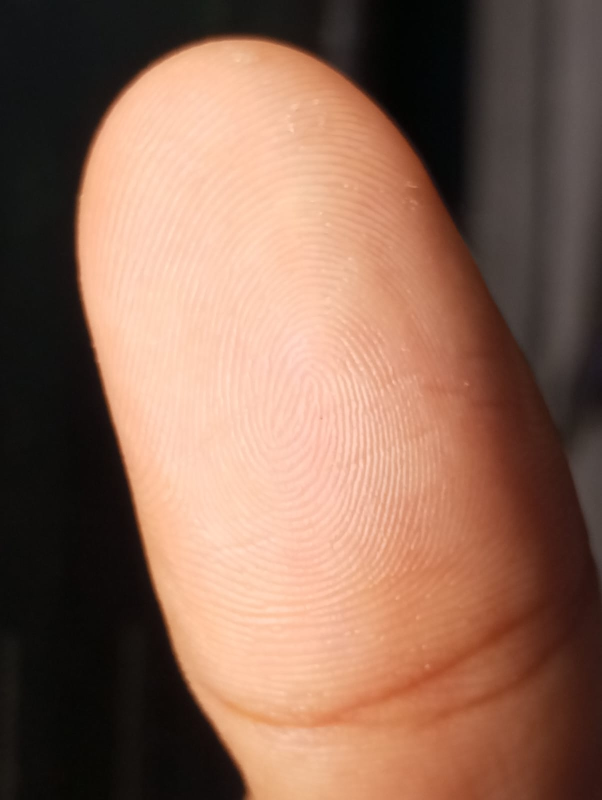
#> input picture raw_data/jafar-1.jpg, 1204 x 1600 px, found by its file name (shown at 1/2 size); its folder holds 4 pictures in this run
$ python main.py
#> lines starting #> are read from the running program, lines starting #| are printed output that depends on the picture
### src/matcher.py
import os
import cv2
from matplotlib import pyplot as plt


class FingerprintMatcher:
    def __init__(self, data_dir):
        """
        Initialize the fingerprint matcher with the directory containing raw fingerprint images.

        Args:
            data_dir (str): Directory path containing fingerprint images
        """
        self.data_dir = data_dir
        self.fingerprint_db = (
            {}
        )  # Dictionary to store processed fingerprints and their keypoints/descriptors

        # Initialize SIFT detector
        self.sift = cv2.SIFT_create()

        # FLANN parameters for fast matching
        FLANN_INDEX_KDTREE = 1
        index_params = dict(algorithm=FLANN_INDEX_KDTREE, trees=5)
        search_params = dict(checks=50)
        self.flann = cv2.FlannBasedMatcher(index_params, search_params)

        # Load fingerprint database
        self.load_fingerprints()

    def load_fingerprints(self):
        """Load all fingerprint images from the data directory and extract SIFT features."""
        if not os.path.exists(self.data_dir):
            raise FileNotFoundError(f"Directory not found: {self.data_dir}")

        print(f"Loading fingerprints from {self.data_dir}")
        for filename in os.listdir(self.data_dir):
            if filename.endswith((".png", ".jpg", ".jpeg", ".bmp")):
                filepath = os.path.join(self.data_dir, filename)
                print(f"Processing {filename}")

                # Use filename without extension as the person's identifier
                person_id = os.path.splitext(filename)[0]

                # Process the fingerprint
                processed_img = self.preprocess_image(filepath)
#> in preprocess_image, `img = cv2.imread(image_path, cv2.IMREAD_GRAYSCALE)`:
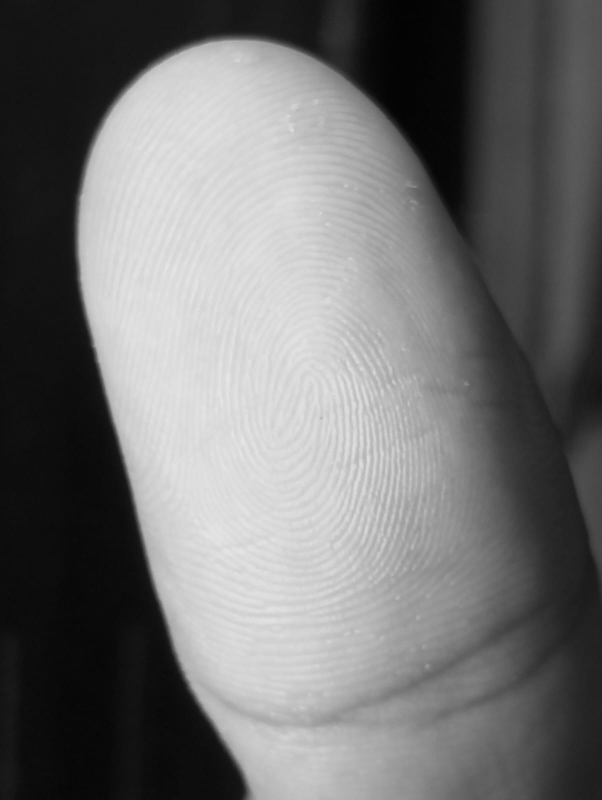
#> img: shape (1600, 1204) (shown at 1/2 size); min 2, max 232, mean 113.3
#> in preprocess_image, `img = cv2.resize(img, (500, 500))`:
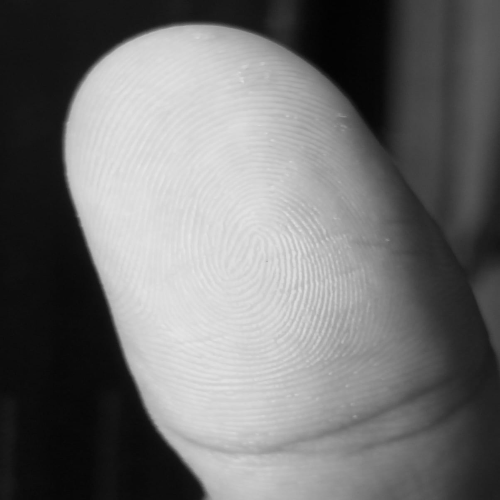
#> img: shape (500, 500); min 2, max 231, mean 113.2
#> in preprocess_image, `img = clahe.apply(img)`:
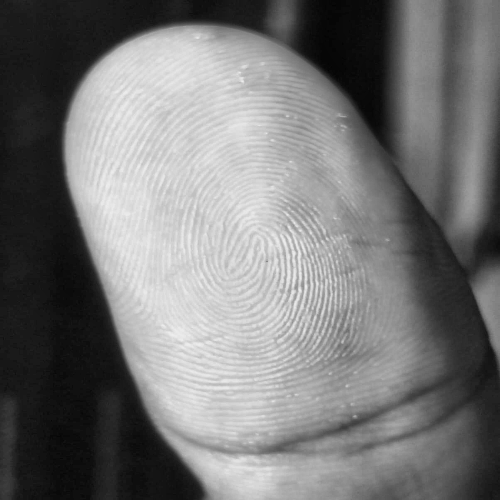
#> img: shape (500, 500); min 3, max 238, mean 118.3
                keypoints, descriptors = self.extract_sift_features(processed_img)
#> in extract_sift_features, `keypoints, descriptors = self.sift.detectAndCompute(img, None)`: keypoints = 83 keypoints; strongest (x, y, size): (198, 196, 173), (467, 211, 24.5), (283, 446, 19.6), (397, 354, 44.4)

                # Store in database
                self.fingerprint_db[person_id] = {
                    "processed_image": processed_img,
                    "keypoints": keypoints,
                    "descriptors": descriptors,
                }
#> pass 2 of the loop in load_fingerprints, `for filename in os.listdir(self.data_dir):`:
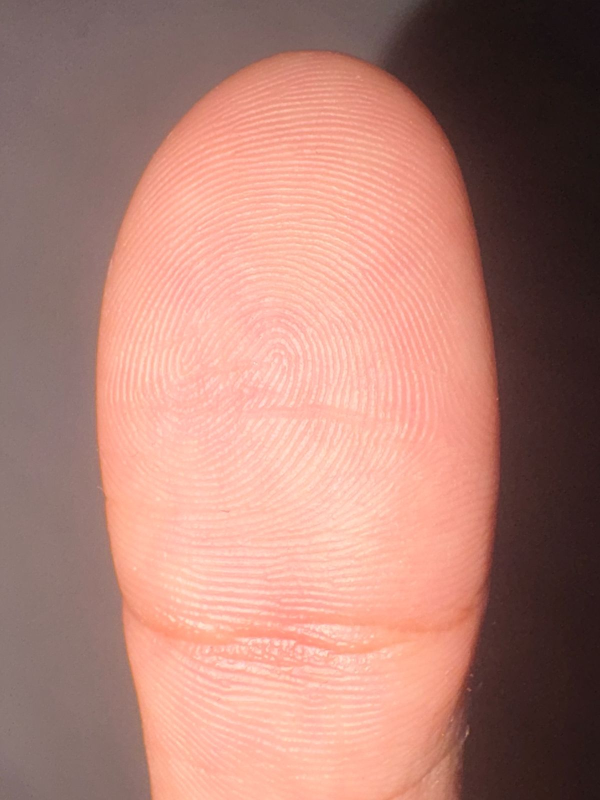
#> input picture raw_data/mehdi-1.jpg, 1200 x 1600 px, found by its file name (shown at 1/2 size)
#> in preprocess_image (call 2), `img = clahe.apply(img)`:
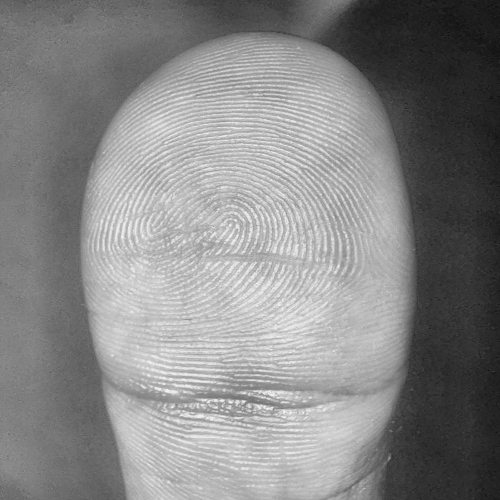
#> img: shape (500, 500); min 15, max 241, mean 134.4
#> in extract_sift_features (call 2), `keypoints, descriptors = self.sift.detectAndCompute(img, None)`: keypoints = 209 keypoints; strongest (x, y, size): (242, 231, 191.6), (341, 433, 52.3), (272, 393, 5.2), (243, 401, 2.5)
#> pass 3 of the loop in load_fingerprints, `for filename in os.listdir(self.data_dir):`:
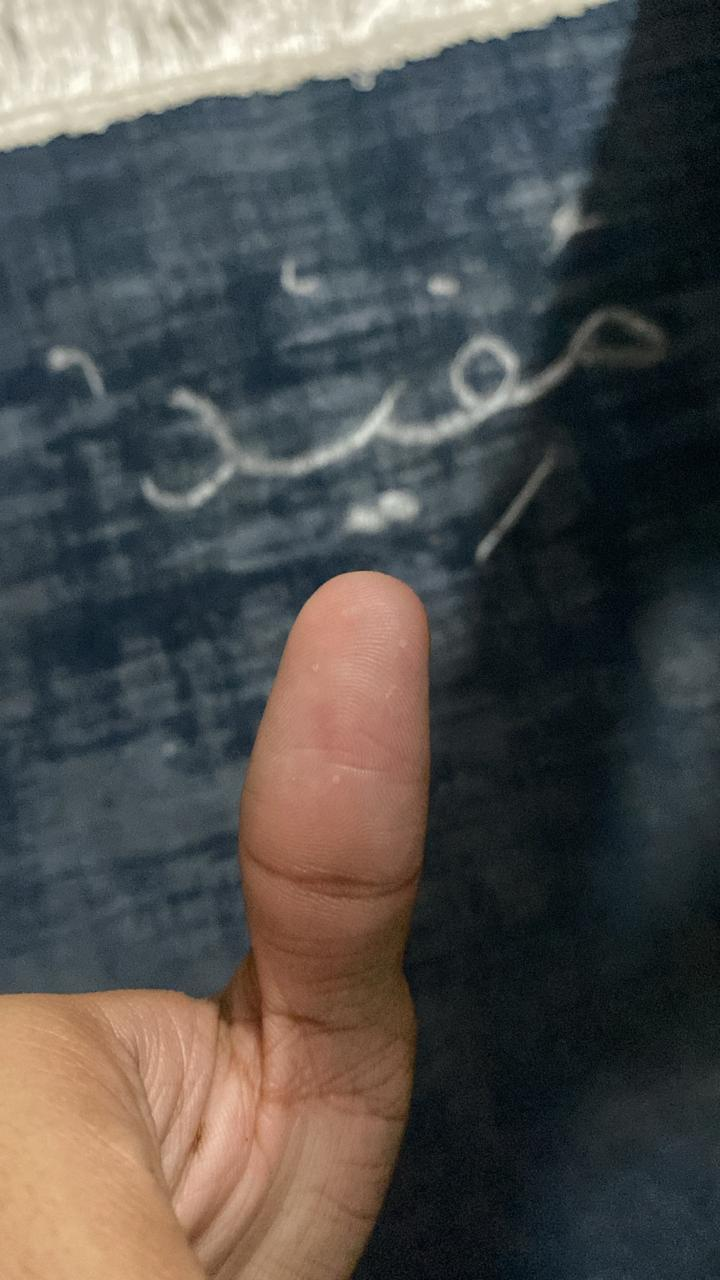
#> input picture raw_data/mehdi-2.jpg, 720 x 1280 px, found by its file name
#> in preprocess_image (call 3), `img = clahe.apply(img)`:
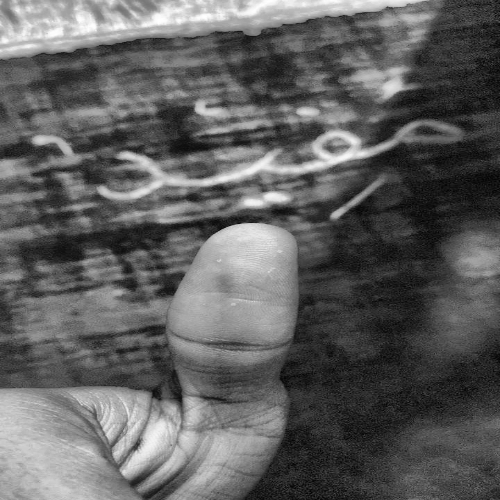
#> img: shape (500, 500); min 2, max 255, mean 94.9
#> in extract_sift_features (call 3), `keypoints, descriptors = self.sift.detectAndCompute(img, None)`: keypoints = 605 keypoints; strongest (x, y, size): (336, 214, 7), (252, 202, 10.7), (391, 84, 19.6), (40, 140, 8.3)
#> the loop made 4 passes; the first 3 are shown

        print(f"Loaded {len(self.fingerprint_db)} fingerprints")
#| Loaded 4 fingerprints

    def preprocess_image(self, image_path):
        """
        Preprocess the fingerprint image to enhance features.

        Args:
            image_path (str): Path to the fingerprint image

        Returns:
            numpy.ndarray: Preprocessed image
        """
        # Read image
        img = cv2.imread(image_path, cv2.IMREAD_GRAYSCALE)
        if img is None:
            raise ValueError(f"Could not read image: {image_path}")

        # Resize to standardize image size (optional)
        img = cv2.resize(img, (500, 500))

        # Enhance contrast using CLAHE (Contrast Limited Adaptive Histogram Equalization)
        clahe = cv2.createCLAHE(clipLimit=2.0, tileGridSize=(8, 8))
        img = clahe.apply(img)

        # Gaussian blur to reduce noise
        img = cv2.GaussianBlur(img, (5, 5), 0)

        return img

    def extract_sift_features(self, img):
        """
        Extract SIFT features from a preprocessed image.

        Args:
            img (numpy.ndarray): Preprocessed fingerprint image

        Returns:
            tuple: (keypoints, descriptors)
        """
        # Detect keypoints and compute descriptors
        keypoints, descriptors = self.sift.detectAndCompute(img, None)

        return keypoints, descriptors

    # [117 lines left out: functions match, visualize_matches, not called in this run]

    def visualize_features(self, image_path, save_path=None):
        """
        Visualize SIFT keypoints on a fingerprint image.

        Args:
            image_path (str): Path to the fingerprint image
            save_path (str, optional): Path to save the visualization
        """
#> called with image_path = 'raw_data/jafar-1.png', save_path = 'output/jafar-1_features.png'
        # Preprocess the image
        processed_img = self.preprocess_image(image_path)

        # Extract SIFT features
        keypoints, _ = self.extract_sift_features(processed_img)
#> in extract_sift_features (call 5), `keypoints, descriptors = self.sift.detectAndCompute(img, None)`: keypoints = 83 keypoints; strongest (x, y, size): (198, 196, 173), (467, 211, 24.5), (283, 446, 19.6), (397, 354, 44.4)

        # Draw keypoints
        img_with_keypoints = cv2.drawKeypoints(
            processed_img,
            keypoints,
            None,
            flags=cv2.DRAW_MATCHES_FLAGS_DRAW_RICH_KEYPOINTS,
        )

        # Display
        plt.figure(figsize=(8, 8))
        plt.imshow(img_with_keypoints)
        plt.title(
            f"SIFT Features: {os.path.basename(image_path)} - {len(keypoints)} keypoints"
        )
        plt.axis("off")

        if save_path:
            plt.savefig(save_path)
            print(f"Saved visualization to {save_path}")

        plt.show()

### src/main.py
import os

from matcher import FingerprintMatcher


def main():
    # Directory containing fingerprint images
    data_dir = "raw_data"
    test_dir = "test_data"  # Directory for test images

    # Create fingerprint matcher
    matcher = FingerprintMatcher(data_dir)

    # Create output directory for visualizations
    os.makedirs("output", exist_ok=True)

    # Visualize SIFT features for each fingerprint
    print("\nVisualizing SIFT features for each fingerprint:")
    for person_id in matcher.fingerprint_db:
        image_path = os.path.join(data_dir, f"{person_id}.png")  # Assuming PNG format
        if not os.path.exists(image_path):
            # Try other formats
            for ext in [".jpg", ".jpeg", ".bmp"]:
                image_path = os.path.join(data_dir, f"{person_id}{ext}")
                if os.path.exists(image_path):
                    break

        save_path = os.path.join("output", f"{person_id}_features.png")
        matcher.visualize_features(image_path, save_path)
#> pass 2 of the loop in main, `for person_id in matcher.fingerprint_db:`:
#> in extract_sift_features (call 6), `keypoints, descriptors = self.sift.detectAndCompute(img, None)`: keypoints = 209 keypoints; strongest (x, y, size): (242, 231, 191.6), (341, 433, 52.3), (272, 393, 5.2), (243, 401, 2.5)
#> in visualize_features (call 2), `img_with_keypoints = cv2.drawKeypoints( processed_img, keypoints, None..`:
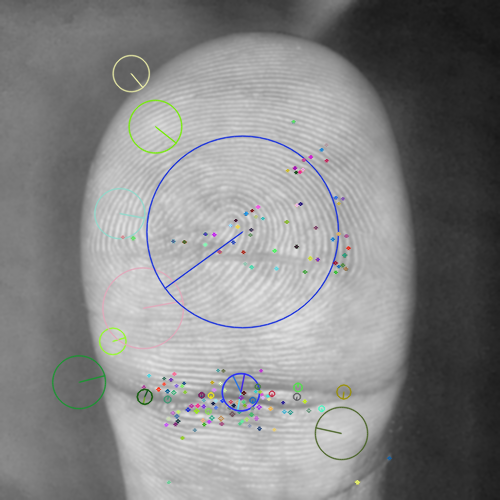
#> img_with_keypoints: shape (500, 500, 3); mean of channels 0, 1, 2 133.6, 133.4, 132.9; drawn as B, G, R
#> pass 3 of the loop in main, `for person_id in matcher.fingerprint_db:`:
#> in extract_sift_features (call 7), `keypoints, descriptors = self.sift.detectAndCompute(img, None)`: keypoints = 605 keypoints; strongest (x, y, size): (336, 214, 7), (252, 202, 10.7), (391, 84, 19.6), (40, 140, 8.3)
#> in visualize_features (call 3), `img_with_keypoints = cv2.drawKeypoints( processed_img, keypoints, None..`:
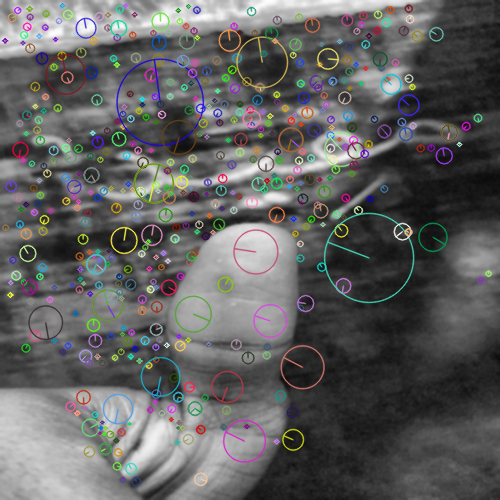
#> img_with_keypoints: shape (500, 500, 3); mean of channels 0, 1, 2 96.4, 96.8, 96.8; drawn as B, G, R
#> the loop made 4 passes; the first 3 are shown

    print("\nTesting fingerprint matching:")

    # Loop through all images in test_data directory
#> (the run stopped early here; a loop or call above may not have finished)
